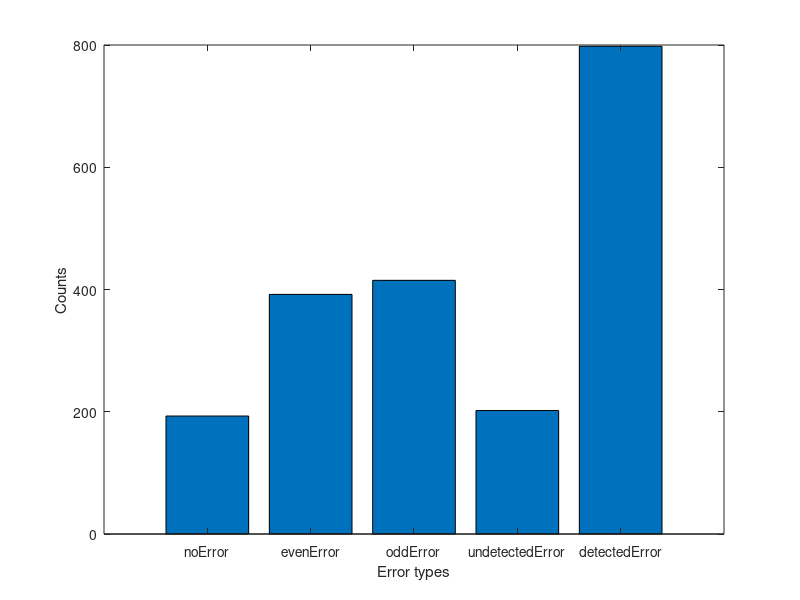

The MATLAB source for this figure:
% Two Dimensional Parity Error Detection Part a & b 
clear all
% L=12 --> 3x4 matrix 
% Set the Number of Columns=4 and Rows=3
Col=4; 
% Counters
no_error=0;
odd_error=0;
even_error=0;
detected_error=0;
undetected_error=0;
% Flags
fdetected_error=false;
fundetected_error=false;
% For 1000 Random Cases
for i=1:1:1000
    fdetected_error=false;
    fundetected_error=false;
    % Randomely Generated 3x4 Bit Matrix to Transmit
    Tx= randi([0 1], 3,Col)
    % Computing the Row Parity Vector and Column Parity Vector By Taking Modulus of the Summation
    P_Cols = mod(sum(Tx),2); % If A is a matrix, then sum(A) returns a row vector containing the sum of each column.(returns row)
    P_Rows = mod(sum(Tx,2),2);% if A is a matrix, then sum(A,2) is a column vector containing the sum of each row. (returns column)
    %% Error Vector
    % Generate Random Number of Errors between 0 (No Error) and 12
    Nb_Error= randi([0 length(Tx)],1,1)
    % Define Error Matrix (3x4) of Zeros
    Error=zeros(3,Col);
    % Generate Unique Random Positions of the Above Errors 
    Error_position = randperm(3*Col,Nb_Error)% randperm(n,k) returns a row vector containing k unique integers selected randomly from 1 to n 
    % Error Vector (1's are Position of Errors)
    Error(Error_position)=1
    % Transmitted Data 
    Rx=zeros(3,Col);
    Rx=Tx;
    % Flip Bits (0 to 1 and 1 to 0) at the Location Errors 
    Rx(Error_position)= ~Rx(Error_position)
    % Use Modulus to Check Received Data
    Check_Cols = mod(sum(Rx),2); % If A is a matrix, then sum(A) returns a row vector containing the sum of each column.(returns row)
    Check_Rows = mod(sum(Rx,2),2);% if A is a matrix, then sum(A,2) is a column vector containing the sum of each row. (returns column)
    % Compare Parity Vectors with Computed Check Vectors 
    for j=1:1:length(Check_Cols)
        if Check_Cols(j)~= P_Cols(j)
            fdetected_error=true;
            break;
        end
    end % End for 

    for k=1:1:length(Check_Rows)
        if Check_Rows(k)~= P_Rows(k)
            fdetected_error=true;
            break;
        end
    end % End for 

    if Nb_Error==0 
       no_error=no_error+1;
    else 
        if mod(Nb_Error,2)~=0
             odd_error=odd_error+1;
        elseif mod(Nb_Error,2)==0
             even_error=even_error+1;
        end % End if
    end % End if

    if  fdetected_error==true
        detected_error=detected_error+1;
    else
         undetected_error=undetected_error+1;
    end % End if
end % End for 
% Display Counters 
display(detected_error);
display(undetected_error);
display(odd_error);
display(even_error);
display(no_error);
% Display Counters Percentages
fprintf("ratio of detected error");
display(100*(detected_error / 1000));
fprintf("ratio of undetected error");
display(100*( undetected_error / 1000));
fprintf("ratio of odd error");
display(100*(odd_error / 1000));
fprintf("ratio of even error");
display(100*( even_error / 1000));
fprintf("ratio of no error");
display(100*(no_error / 1000));
% Plot
x=[no_error,even_error, odd_error, undetected_error,detected_error];
bar(x)
xlabel('Error types') 
ylabel('Counts') 
xticklabels({'noError','evenError', 'oddError', 'undetectedError','detectedError'})